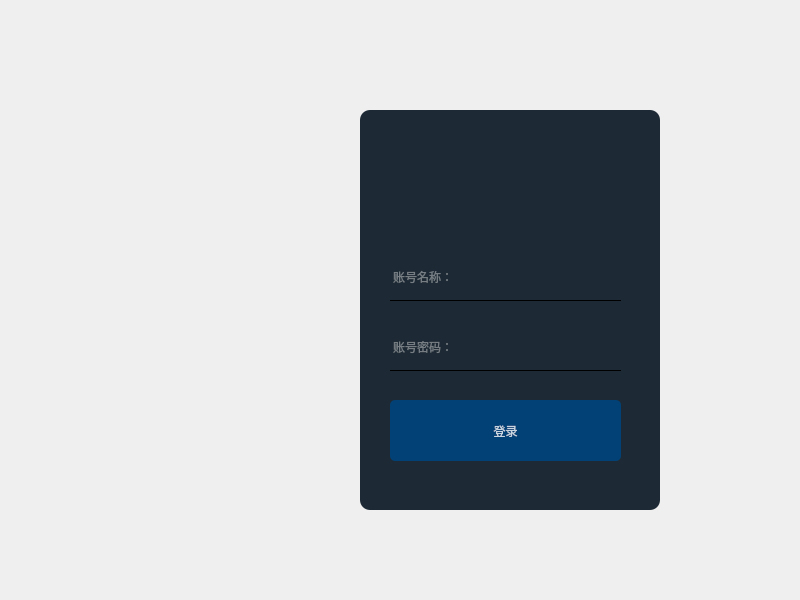
<?xml version="1.0" encoding="UTF-8"?>
<ui version="4.0">
 <class>MainWindow</class>
 <widget class="QMainWindow" name="MainWindow">
  <property name="geometry">
   <rect>
    <x>0</x>
    <y>0</y>
    <width>800</width>
    <height>600</height>
   </rect>
  </property>
  <property name="windowTitle">
   <string>MainWindow</string>
  </property>
  <widget class="QWidget" name="centralwidget">
   <widget class="QWidget" name="widget" native="true">
    <property name="geometry">
     <rect>
      <x>360</x>
      <y>110</y>
      <width>300</width>
      <height>400</height>
     </rect>
    </property>
    <widget class="QLabel" name="label">
     <property name="geometry">
      <rect>
       <x>0</x>
       <y>0</y>
       <width>300</width>
       <height>400</height>
      </rect>
     </property>
     <property name="styleSheet">
      <string notr="true">background-color: rgba(16,30,41,240);
border-radius:10px;</string>
     </property>
     <property name="text">
      <string/>
     </property>
    </widget>
    <widget class="QLineEdit" name="lineEdit">
     <property name="geometry">
      <rect>
       <x>30</x>
       <y>150</y>
       <width>231</width>
       <height>41</height>
      </rect>
     </property>
     <property name="styleSheet">
      <string notr="true">background-color: rgba(0, 0, 0,0);
border:1px solid rgba(0,0,0,0);
border-bottom-color:rgba(265,255,255,255);
padding-bottom:7px;
color:rgba(255,255,255,200)</string>
     </property>
     <property name="text">
      <string/>
     </property>
     <property name="placeholderText">
      <string>账号名称：</string>
     </property>
    </widget>
    <widget class="QLineEdit" name="lineEdit_2">
     <property name="geometry">
      <rect>
       <x>30</x>
       <y>220</y>
       <width>231</width>
       <height>41</height>
      </rect>
     </property>
     <property name="styleSheet">
      <string notr="true">background-color: rgba(0, 0, 0,0);
border:1px solid rgba(0,0,0,0);
border-bottom-color:rgba(265,255,255,255);
padding-bottom:7px;
color:rgba(255,255,255,200)</string>
     </property>
     <property name="echoMode">
      <enum>QLineEdit::Password</enum>
     </property>
     <property name="placeholderText">
      <string>账号密码：</string>
     </property>
    </widget>
    <widget class="QPushButton" name="pushButton">
     <property name="geometry">
      <rect>
       <x>30</x>
       <y>290</y>
       <width>231</width>
       <height>61</height>
      </rect>
     </property>
     <property name="styleSheet">
      <string notr="true">QPushButton#pushButton{
background-color:rgba(2,65,118,255);
color:rgba(255,255,255,200);
border-radius:5px;
}
QPushButton#pushButton:hover{
background-color:rgba(2,65,118,150);
color:rgba(255,255,255,200);
border-radius:5px;
}
QPushButton#pushButton:pressed{
padding-left:5px;
padding-top:5px;
background-color:rgba(2,65,118,100);
}
</string>
     </property>
     <property name="text">
      <string>登录</string>
     </property>
    </widget>
    <widget class="QLabel" name="label_2">
     <property name="geometry">
      <rect>
       <x>90</x>
       <y>40</y>
       <width>121</width>
       <height>91</height>
      </rect>
     </property>
     <property name="text">
      <string/>
     </property>
     <property name="alignment">
      <set>Qt::AlignCenter</set>
     </property>
    </widget>
   </widget>
  </widget>
 </widget>
 <resources>
  <include location="rec.qrc"/>
 </resources>
 <connections/>
</ui>
